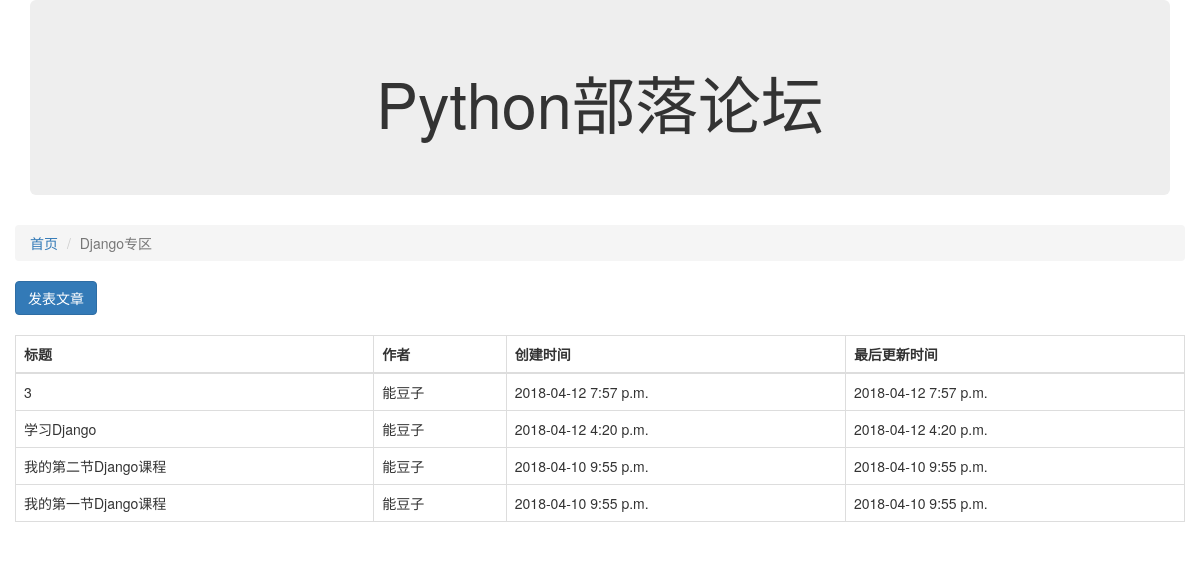
The page /article/list/1 on the database its author committed.
### blocks/models.py (models this page shows, shortened)
class Block(models.Model):
    name = models.CharField('板块名称', max_length=16)
    desc = models.CharField('板块描述', max_length=36)
    manager_name = models.CharField('板块管理员', max_length=12)
    status = models.IntegerField('状态', choices=((0,'正常'),(-1,'不正常')), default=0)
    class Meta:
        verbose_name = '板块'
        verbose_name_plural = '板块'

### articles/models.py (models this page shows, shortened)
class Article(models.Model):
    block = models.ForeignKey(Block, verbose_name='板块ID')
    title = models.CharField('文章标题', max_length=100)
    author = models.CharField('作者', max_length=100, default='能豆子')
    content = models.CharField('文章内容', max_length=10000)
    status = models.IntegerField('状态', choices=((0, '正常'), (-1, '删除')))
    create_timestamp = models.DateTimeField('创建时间', auto_now_add=True)
    last_update_timestamp = models.DateTimeField('最后更新时间', auto_now=True)
    class Meta:
        verbose_name = '文章'
        verbose_name_plural = '文章'

### articles/views.py (the view)
# urls.py: url(r'^list/(?P<block_id>\d+)', views.article_list),
def article_list(request, block_id):
    block_id = int(block_id)
    block = Block.objects.get(id=block_id)
    articles = Article.objects.filter(block=block, status=0).order_by('-id')
    return render(request, 'article_list.html',{'articles': articles, 'b': block})

### articles/templates/article_list.html
{% extends "base.html" %}
{% block content %}
<ol class="breadcrumb">
    <li><a href="/">首页</a> </li>
    <li class="active">{{ b.name }}</li>
</ol>
<a href="/article/create/{{ b.id }}" class="btn btn-primary">发表文章</a>
<br/>
<br/>
<table class="table table-bordered">
    <thead>
        <tr>
            <th>标题</th>
            <th>作者</th>
            <th>创建时间</th>
            <th>最后更新时间</th>
        </tr>
    </thead>
    <tbody>
        {% for article in articles %}
        <tr>
            <td>{{ article.title }}</td>
            <td>{{ article.author }}</td>
            <td>{{ article.create_timestamp|date:"Y-m-d P" }}</td>
            <td>{{ article.last_update_timestamp|date:"Y-m-d P" }}</td>
        </tr>
        {% endfor %}
    </tbody>
</table>
{% endblock %}

### rows shown on the page
Block: name "Django专区"
Article: title "3", author "能豆子", create_timestamp "2018-04-12 7:57 p.m.", last_update_timestamp "2018-04-12 7:57 p.m."
Article: title "学习Django", author "能豆子", create_timestamp "2018-04-12 4:20 p.m.", last_update_timestamp "2018-04-12 4:20 p.m."
Article: title "我的第二节Django课程", author "能豆子", create_timestamp "2018-04-10 9:55 p.m.", last_update_timestamp "2018-04-10 9:55 p.m."
Article: title "我的第一节Django课程", author "能豆子", create_timestamp "2018-04-10 9:55 p.m.", last_update_timestamp "2018-04-10 9:55 p.m."
